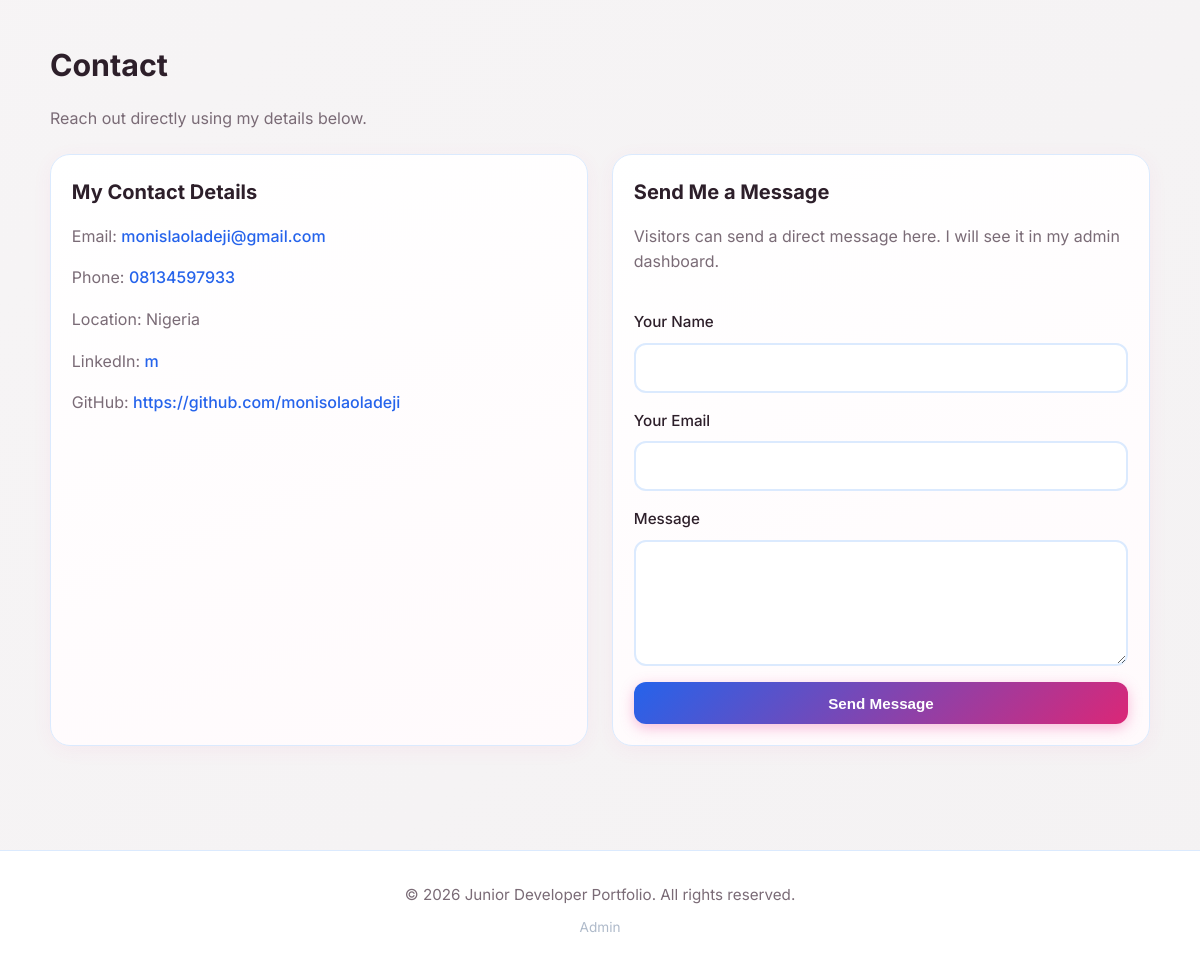
Before: / (lower part) with the older database file.
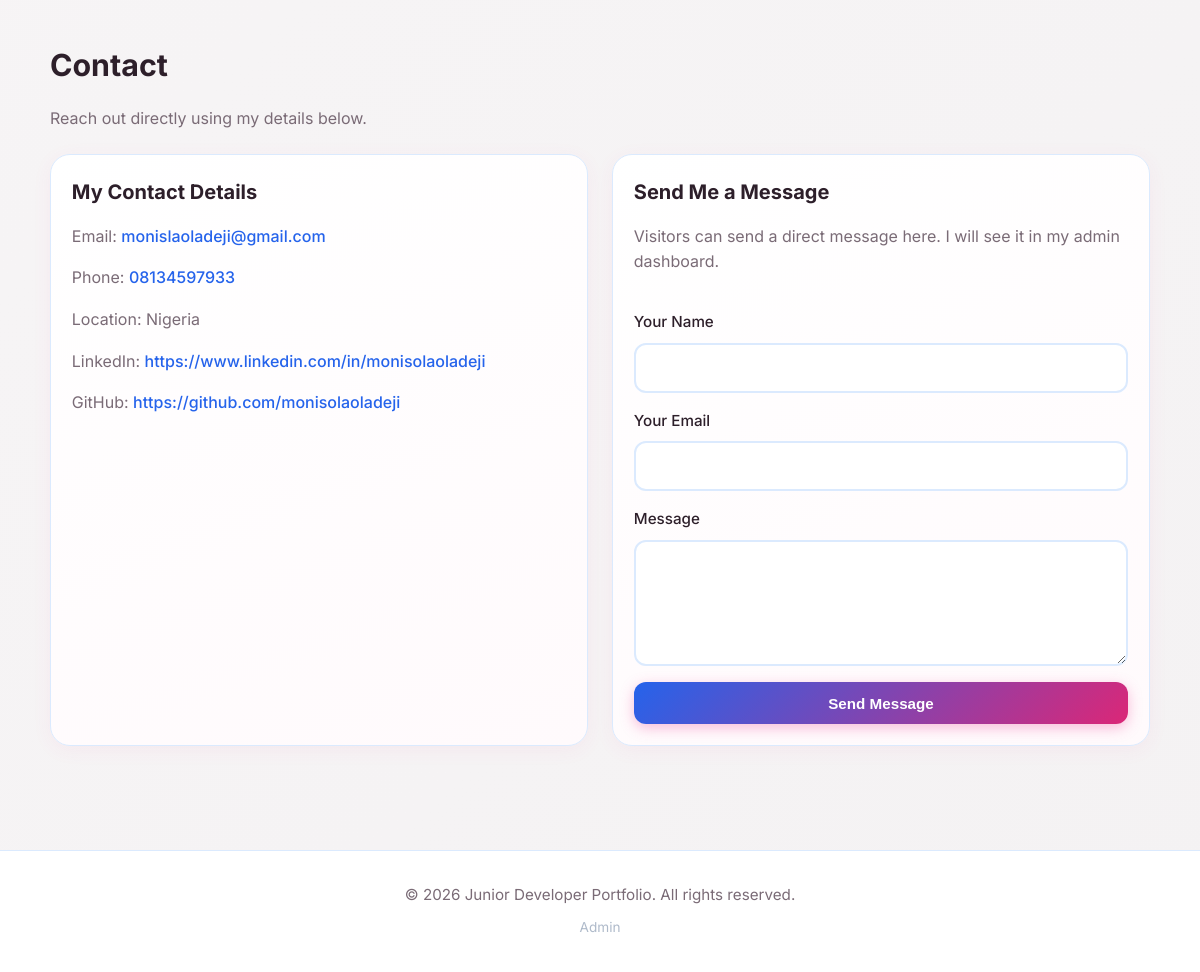
After: the same page with the newer database file.
### tables this page shows
CREATE TABLE settings (
                key TEXT PRIMARY KEY,
                value TEXT NOT NULL DEFAULT ''
            );

### app.py (the view)
@app.route("/")
def index():
    db = get_db()
    projects = db.execute(
        """
        SELECT id, title, description, technologies, github_url, demo_url, screenshot_path
        FROM projects
        ORDER BY sort_order ASC, id ASC;
        """
    ).fetchall()
    projects_with_screenshots = []
    for project in projects:
        screenshots = get_project_screenshots(db, project["id"])
        projects_with_screenshots.append({
            **project,
            "screenshots": screenshots
        })
    settings = get_settings_map(db)
    return render_template(
        "index.html",
        projects=projects_with_screenshots,
        profile_photo_path=settings.get("profile_photo_path", ""),
        contact_email=settings.get("contact_email", ""),
        contact_phone=settings.get("contact_phone", ""),
        contact_location=settings.get("contact_location", ""),
        contact_linkedin=settings.get("contact_linkedin", ""),
        contact_github=settings.get("contact_github", ""),
    )

### app.py (called while the page is built)
def get_db():
    if "db" not in g:
        conn = sqlite3.connect(DB_PATH)
        conn.row_factory = sqlite3.Row
        g.db = conn
    return g.db

def get_settings_map(db):
    rows = db.execute("SELECT key, value FROM settings;").fetchall()
    return {row["key"]: row["value"] for row in rows}

def normalize_upload_path(path: str) -> str:
    if not path:
        return ""
    normalized = path.replace("\\", "/")
    if normalized.startswith("http://") or normalized.startswith("https://"):
        return normalized
    if normalized.startswith("uploads/"):
        normalized = normalized.split("/", 1)[1]
    if normalized.startswith("static/uploads/"):
        normalized = normalized.split("/", 2)[-1]
    return normalized

def get_upload_url(path: str) -> str:
    normalized = normalize_upload_path(path)
    if not normalized:
        return ""
    if normalized.startswith("http://") or normalized.startswith("https://"):
        return normalized
    return url_for("uploaded_file", filename=normalized)

@app.context_processor
def utility_processor():
    return {"upload_url": get_upload_url}

def get_project_screenshots(db, project_id):
    return db.execute(
        """
        SELECT id, image_path, caption, sort_order
        FROM project_screenshots
        WHERE project_id = ?
        ORDER BY sort_order ASC, id ASC;
        """,
        (project_id,),
    ).fetchall()

### templates/index.html (shortened to what this page needs)
<!DOCTYPE html>
<html lang="en">
<head>
  <link rel="stylesheet" href="{{ url_for('static', filename='css/styles.css') }}">
</head>
<body>
  <main id="home">
    <section id="contact" class="section container">
      <h2>Contact</h2>
      <p>Reach out directly using my details below.</p>
      <div class="contact-grid">
        <article class="project-card">
          <h3>My Contact Details</h3>
          {% if contact_email %}
          <p>Email: <a href="mailto:{{ contact_email }}">{{ contact_email }}</a></p>
          {% endif %}
          {% if contact_phone %}
          <p>Phone: <a href="tel:{{ contact_phone }}">{{ contact_phone }}</a></p>
          {% endif %}
          {% if contact_location %}
          <p>Location: {{ contact_location }}</p>
          {% endif %}
          {% if contact_linkedin %}
          <p>LinkedIn: <a href="{{ contact_linkedin }}" target="_blank" rel="noopener noreferrer">{{ contact_linkedin }}</a></p>
          {% endif %}
          {% if contact_github %}
          <p>GitHub: <a href="{{ contact_github }}" target="_blank" rel="noopener noreferrer">{{ contact_github }}</a></p>
          {% endif %}
        </article>
        <article class="project-card">
          <h3>Send Me a Message</h3>
          <p>Visitors can send a direct message here. I will see it in my admin dashboard.</p>
          <form class="contact-form" method="post" action="/contact-messages">
            <label>
              Your Name
              <input type="text" name="name" required>
            </label>
            <label>
              Your Email
              <input type="email" name="email" required>
            </label>
            <label>
              Message
              <textarea name="message" rows="5" required></textarea>
            </label>
            <button class="btn btn-primary" type="submit">Send Message</button>
          </form>
        </article>
      </div>
    </section>
  </main>
  <footer class="site-footer">
    <div class="container">
      <p>&copy; <span id="year"></span> Junior Developer Portfolio. All rights reserved.<br><a href="/admin/login" class="admin-link">Admin</a></p>
    </div>
  </footer>
</body>
</html>

### static/css/styles.css (style rules this page uses)
:root { --bg: #faf8f9; --surface: #ffffff; --surface-soft: #fdf7fa; --text: #2d1f2a; --muted: #7a6b76; --primary: #2563eb; --primary-soft: #dbeafe; --primary-dark: #1d4ed8; --border: #dbeafe; --border-soft: #e0efff; --success: #22c55e; --error: #f87171; --ash: #e9e7e8; --ash-soft: #f4f2f3; }
* { box-sizing: border-box; margin: 0; padding: 0; }
html { scroll-behavior: smooth; }
body { font-family: "Inter", sans-serif; background: linear-gradient(135deg, #faf8f9 0%, #f4f2f3 100%); color: var(--text); line-height: 1.6; }
.container { width: min(1100px, 92%); margin: 0 auto; }
.btn { border: none; border-radius: 12px; padding: 0.8rem 1.4rem; text-decoration: none; font-weight: 600; cursor: pointer; display: inline-flex; align-items: center; justify-content: center; background: transparent; transition: all 0.25s ease; font-size: 0.95rem; }
.btn-primary { background: linear-gradient(135deg, var(--primary) 0%, #db2777 100%); color: #ffffff; box-shadow: 0 4px 14px rgba(236, 72, 153, 0.35); }
.section { padding: 3.5rem 0; }
.section h2 { font-size: 1.9rem; margin-bottom: 1rem; font-weight: 700; }
.section p { color: var(--muted); }
.project-card { background: linear-gradient(160deg, var(--surface) 0%, #fffafc 100%); border: 1px solid var(--border); border-radius: 20px; padding: 1.3rem; display: flex; flex-direction: column; gap: 1rem; transition: all 0.3s ease; box-shadow: 0 4px 20px rgba(236, 72, 153, 0.06); }
.project-card h3 { font-size: 1.25rem; font-weight: 700; }
.project-card p { color: var(--muted); }
.contact-form { margin-top: 1.2rem; max-width: 700px; display: grid; gap: 1rem; }
.contact-form label { display: grid; gap: 0.5rem; font-weight: 500; font-size: 0.95rem; }
.contact-form input, .contact-form textarea { width: 100%; border: 2px solid var(--border); background: #ffffff; color: var(--text); border-radius: 12px; padding: 0.85rem 1rem; font-size: 0.95rem; transition: all 0.25s ease; font-family: inherit; }
.contact-grid { margin-top: 1.4rem; display: grid; grid-template-columns: repeat(2, minmax(0, 1fr)); gap: 1.5rem; }
.project-card a { color: var(--primary); word-break: break-word; text-decoration: none; font-weight: 500; }
.site-footer { margin-top: 3rem; padding: 2rem 0; border-top: 1px solid var(--border); background: var(--surface); }
.site-footer p { color: var(--muted); text-align: center; font-size: 0.95rem; }
.admin-link { display: inline-block; margin-top: 0.6rem; color: #94a3b8; text-decoration: none; font-size: 0.85rem; opacity: 0.75; transition: all 0.2s ease; border-bottom: 1px solid transparent; }

Changed rows visible on the page:
now on this page (row edited): settings: value "https://www.linkedin.com/in/monisolaoladeji"
Other visible differences:
{{ contact_linkedin }}: "m" → (not shown)
